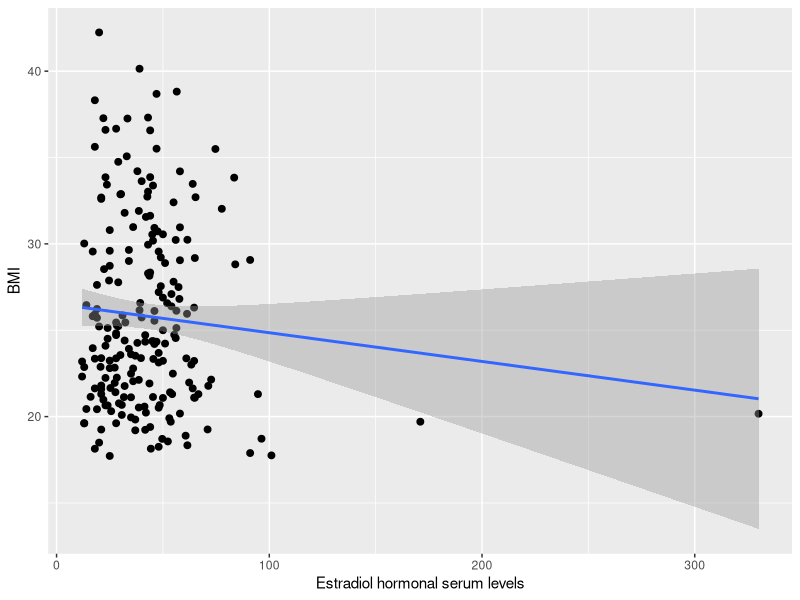
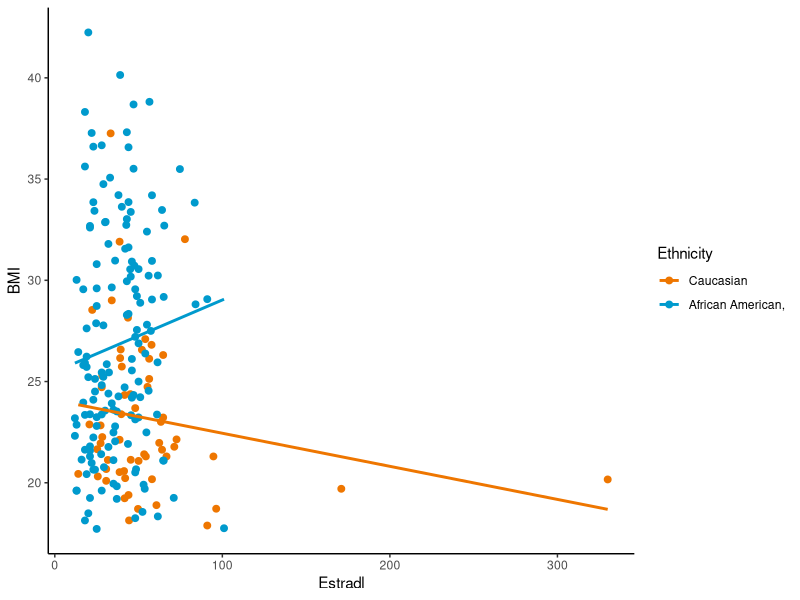

Recreate these plots in R, in order.
## ---- chunk 1
#Loading Packages
rm(list=ls())
library(readxl)
library(tidyverse)
library(broom)
library(dplyr)

## ---- chunk 2
#Import Data 
patient_df=
   read.csv("./data/PatSatisfaction.csv") 

## ---- chunk 3
cor(patient_df)
## ---- chunk 4
Lin_Patient<-lm(Safisfaction~Age + Severity+Anxiety,data=patient_df)
summary(Lin_Patient)

## ---- chunk 5
confint(Lin_Patient,level=0.95)
## ---- chunk 6
new_data <- data.frame(Age=c(35),Severity=c(42),Anxiety=c(2.1))
predict(Lin_Patient, newdata=new_data, interval="prediction", level=0.95)

## ---- chunk 7
No_anxiety<-lm(Safisfaction~Age + Severity,data=patient_df)
anova(No_anxiety,Lin_Patient)
## ---- chunk 8
summary(Lin_Patient)


No_anxiety<-lm(Safisfaction~Age + Severity,data=patient_df)
summary(No_anxiety)
## ---- chunk 9
#Import Data 
Estradl_df=
   read.csv("./data/ESTRADL.csv") 

## ---- chunk 10
ggplot(Estradl_df, aes(x=Estradl, y=BMI)) +         
  geom_point(size=2) +                                                                     
  geom_smooth(method="lm")+
    labs( x="Estradiol hormonal serum levels")
## ---- chunk 11
summary(lm(data=Estradl_df,BMI~Estradl))
## ---- chunk 12
summary(lm(data=Estradl_df,BMI~Estradl+Ethnic+Entage+Numchild+Agemenar))

## ---- chunk 13
theme_set(theme_classic())                                                      

ggplot(Estradl_df, aes(x=Estradl, y=BMI, colour=factor(Ethnic))) +         
  geom_point(size=2) +                                                                     
  geom_smooth(method="lm", se=F,                                          
              aes(group = factor(Ethnic),                                  
              color = factor(Ethnic))) +                                        
  scale_color_manual(name="Ethnicity", labels = c("Caucasian", "African American,"), values = c("darkorange2", "deepskyblue3")) 
## ---- chunk 14
Estradl_LM<-lm(BMI ~ Estradl*Ethnic, data=Estradl_df)
summary(Estradl_LM)
